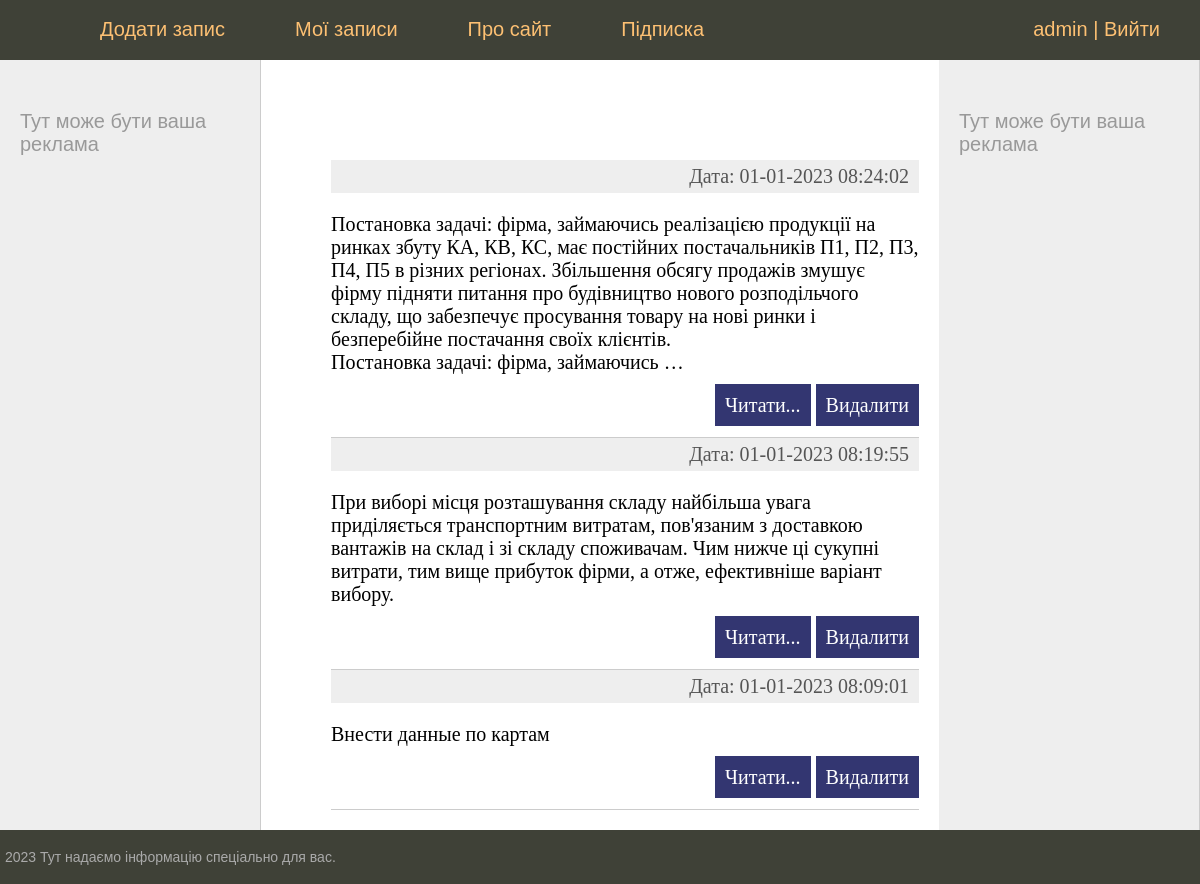
The page / (signed in) on the database its author committed.
### Nlp/models.py (models this page shows, shortened)
class MyUser(AbstractUser):
    paid_subscription = models.BooleanField(default=False)

class diary_entries(models.Model):
    text = models.TextField(verbose_name='Diary entry')
    time_create = models.DateTimeField(auto_now_add=True, verbose_name='Time create')
    time_update = models.DateTimeField(auto_now=True, verbose_name='Time update')
    user = models.ForeignKey(settings.AUTH_USER_MODEL, on_delete=models.CASCADE, verbose_name='User')
    def get_absolute_url(self):
        return reverse('post', kwargs={'post_id': self.pk})
    class Meta:
        verbose_name = 'User record'
        ordering = ['-time_create']

### Nlp/views.py (the view)
# urls.py: path('', index, name='home'),
@login_required
def index(request):
    posts = diary_entries.objects.filter(user_id=request.user.id)
    context = {
        'posts': posts,
        'menu': menu,
        'title': 'Головна сторінка'
    }
    return render(request, 'Nlp/index.html', context=context)

### Nlp/templates/Nlp/index.html (shortened to what this page needs)
{% extends 'Nlp/base.html' %}
{% block content %}
<ul class="list-articles">
	{% for p in posts %}
	<li><div class="article-panel">
	<p class="last">Дата: {{p.time_update|date:"d-m-Y H:i:s"}}</p>
</div>
	{{p.text|linebreaks|truncatewords:50}}
		<p class="link-read-post"><a href="{{ p.get_absolute_url }}">Читати...</a>
			<a href="{{ p.get_delete }}">Видалити</a> </p>
			</li>
	{% endfor %}
</ul>
{% endblock %}

### Nlp/templates/Nlp/base.html (shortened to what this page needs)
{% load static %}
<!DOCTYPE html>
<html>
<head>
	<link type="text/css" href="{% static 'Nlp/css/styles.css' %}" rel="stylesheet" />
</head>
<body>
<table class="table-page" border=0 cellpadding="0" cellspacing="0">
<tr><td valign=top>
{% block mainmenu %}
		<div class="header">
			<ul id="mainmenu" class="mainmenu">
			<li class="logo"><a href=" {% url 'home' %}"><div class="logo"></div></a></li>
{% for m in menu %}
			<li><a href="{% url m.url_name %}">{{m.title}}</a></li>
{% endfor %}
				{% if request.user.is_authenticated %}
				<li class="last"> {{user.username}} | <a href="{% url 'logout' %}">Вийти</a></li>
				{% else %}
				<li class="last"><a href="{% url 'register' %}">Реєстрація </a>|<a href="{% url 'login' %}"> Вхід</a></li>
				{% endif %}
			</ul>
		</div>
{% endblock mainmenu %}
<table class="table-content" border=0 cellpadding="0" cellspacing="0">
<tr>
	<td valign="top" class="left-chapters">
	<ul id="left-chapters">
		<li>Тут може бути ваша реклама</li>
	</ul>
<td valign="top" class="content">
	<div class="content-text">
{% block content %}
{% endblock %}
	</div>
</td>
	<td valign="top" class="left-chapters">
	<ul >
		<li>Тут може бути ваша реклама</li>
	</ul>
</td></tr></table>
</td></tr>
<tr><td >
	<div id="footer">
		<p> 2023 Тут надаємо інформацію спеціально для вас.
	</div>
</td></tr></table>
</body>
</html>

### Nlp/static/Nlp/css/styles.css (style rules this page uses)
html, body { font-family: 'Arial'; margin: 0; padding: 0; height: 100%; width: 100%; color: #444; }
a { color: #0059b2; text-decoration: none; }
p.link-read-post { text-align: right; }
p.link-read-post a { padding: 10px; min-width: 100px; background: #333671; color: #fff; text-decoration: none; }
div.article-panel { background: #eee; padding: 5px 10px 5px 10px; box-sizing border-box; overflow: hidden; color: #555; }
div.article-panel p.last { margin: 0; float: right; }
ul.list-articles { list-style: none; margin: 0; padding: 0; }
ul.list-articles li { border-bottom: 1px solid #ccc; }
.table-page { width: 100%; height: 100%; vertical-align: top; }
.table-page tr { height: 100%; }
.header { background: #3F4137; height: 60px; }
.logo { background: url('../images/logo.png') no-repeat 10px 5px; width: 70px; height: 60px; }
ul.mainmenu { list-style: none; margin: 0; padding: 0; height: 60px; color: #fdc073; font-size: 20px; overflow: hidden; }
ul.mainmenu li { float: left; margin: 18px 40px 0 30px; }
ul.mainmenu li.logo { margin: 0; }
ul.mainmenu li.last { float: right; }
ul.mainmenu li a { color: #fdc073; text-decoration: none; }
.table-content { width: 100%; min-height: 100%; height: 100%; }
.left-chapters { margin: 0; background: #eee; border-right: 1px solid #ccc; min-height: 100%; }
.left-chapters ul { width: 230px; min-height: 100%; margin: 0; padding: 20px 10px 10px 20px; list-style: none; font-size: 20px; }
.left-chapters ul li { margin: 30px 0 0 0; color: #999; }
.content { padding: 40px 20px 20px 40px; width: 100%; box-sizing: border-box; }
.content-text { margin: 60px 0 0 30px; color: #000; font-size: 20px; font-family: Yandex Sans Display Light; }
#footer { box-sizing: border-box; background: #3F4137; padding: 5px; color: #aaa; font-size: 14px; font-family: Verdana, Geneva, Arial, Helvetica; text-align: left; overflow: hidden; }

### rows shown on the page
MyUser: username "admin"
diary_entries: time_update "01-01-2023 08:24:02", text "Постановка задачі: фірма, займаючись реалізацією продукції на ринках збуту КА, КВ, КС, має постійних постачальників П1, П2, П3, П4, П5 в різних регіонах. Збільшення обсягу продажів змушує фірму підняти питання про будівництво нового розподільчого складу, що забезпечує просування товару на нові ринки і безперебійне постачання своїх клієнтів. Постановка задачі: фірма, займаючись …"
diary_entries: time_update "01-01-2023 08:19:55", text "При виборі місця розташування складу найбільша увага приділяється транспортним витратам, пов'язаним з доставкою вантажів на склад і зі складу споживачам. Чим нижче ці сукупні витрати, тим вище прибуток фірми, а отже, ефективніше варіант вибору."
diary_entries: time_update "01-01-2023 08:09:01", text "Внести данные по картам"

### other values the page prints
{{ m.title }} "Додати запис" "Мої записи" "Про сайт" "Підписка"
